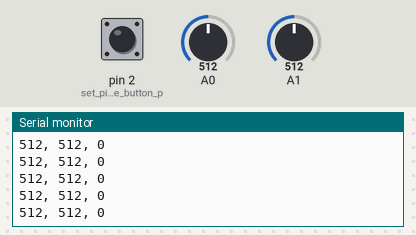
This sketch was run on a simulated Arduino Uno, built with avr-gcc and run on an emulated ATmega328P. On the bench: the last lines printed to the serial monitor. The inputs (shaded band) are chosen by the test bench; at power-on: A0 = 512, A1 = 512, pin 2 (set_pin_2_as_the_button_p) HIGH.

Above: at 1.2 s.
1.3 s: A0 set to 716
At 1.31 s:
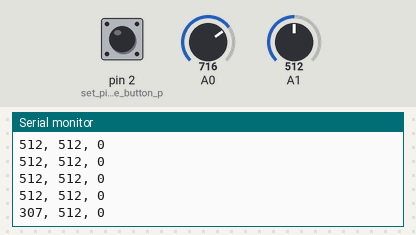
2.8 s: A1 set to 716
At 2.82 s:
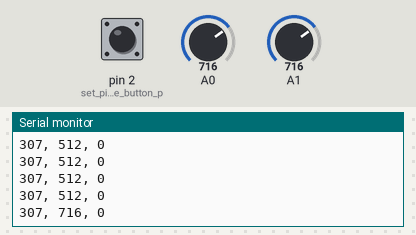
4.3 s: pin 2 (set_pin_2_as_the_button_p) pulled LOW for 0.15 s
At 4.33 s:
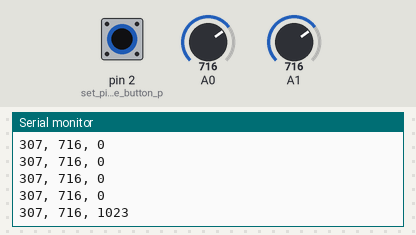
5.9 s: A0 set to 900
At 5.95 s:
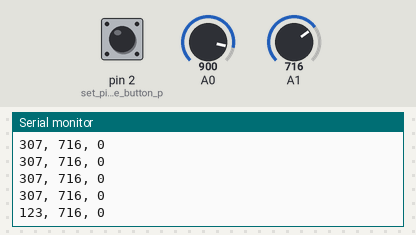
7.4 s: pin 2 (set_pin_2_as_the_button_p) pulled LOW for 1 s
At 7.46 s:
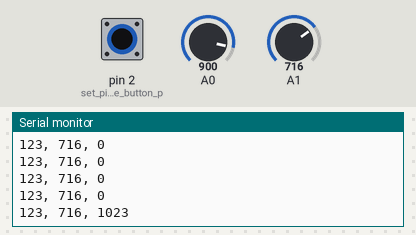
9.9 s: A1 set to 900
At 9.97 s:
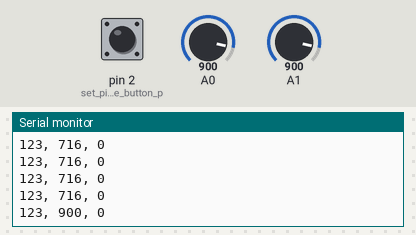
Timing chart, 0 to 12.4 s (numbered marks = the images above; inputs shaded):
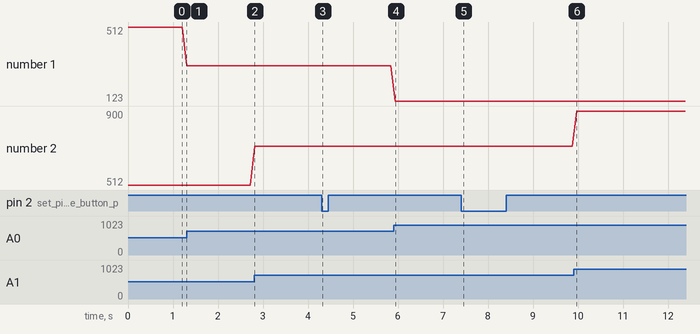

The sketch:

Arduino_Joystick_Code.ino
```cpp
const int DEADZONE = 50;

void setup() {
  Serial.begin(115200); // initialize serial communication at 9600 baud
  pinMode(2, INPUT_PULLUP); // set pin 2 as the button pin/input with internal pull-up resistor enabled
}

void loop() {
  int xVal = analogRead(A0); // read analog value from A0 pin
  int yVal = analogRead(A1); // read analog value from A1 pin

  xVal = 1023 - xVal; // invert x-axis

  // apply deadzone to x and y values
  if (xVal > 512 - DEADZONE && xVal < 512 + DEADZONE) {
    xVal = 512;
  }
  if (yVal > 512 - DEADZONE && yVal < 512 + DEADZONE) {
    yVal = 512;
  }

  // read state of pin 2 and set third value to 0 or 1
  int buttonState = digitalRead(2);
  if (buttonState == 0)
    buttonState+=1024;

  // print x, y, and button state values as a tuple
  Serial.print(xVal); // print x value
  Serial.print(", "); // print comma and space separator
  Serial.print(yVal); // print inverted y value to set origin at bottom left corner
  Serial.print(", "); // print comma and space separator
  Serial.print(buttonState-1); // print button state
  Serial.println(' ');


  delay(100); // wait for 100 milliseconds before reading again
}
```

Measured:
- after the input at 1.3 s, the serial monitor: prints a new line at once (image 1)
- after the input at 2.8 s, the serial monitor: prints a new line at once (image 2)
- after the input at 4.3 s, the serial monitor: prints a new line at once (image 3)
- after the input at 5.9 s, the serial monitor: prints a new line at once (image 4)
- after the input at 7.4 s, the serial monitor: prints a new line after 0.05 s (image 5)
- after the input at 9.9 s, the serial monitor: prints a new line after 0.07 s (image 6)
- plotted number 1: 512 → 307 after the input at 1.3 s, 307 → 123 after the input at 5.9 s
- plotted number 2: 512 → 716 after the input at 2.8 s, 716 → 900 after the input at 9.9 s
